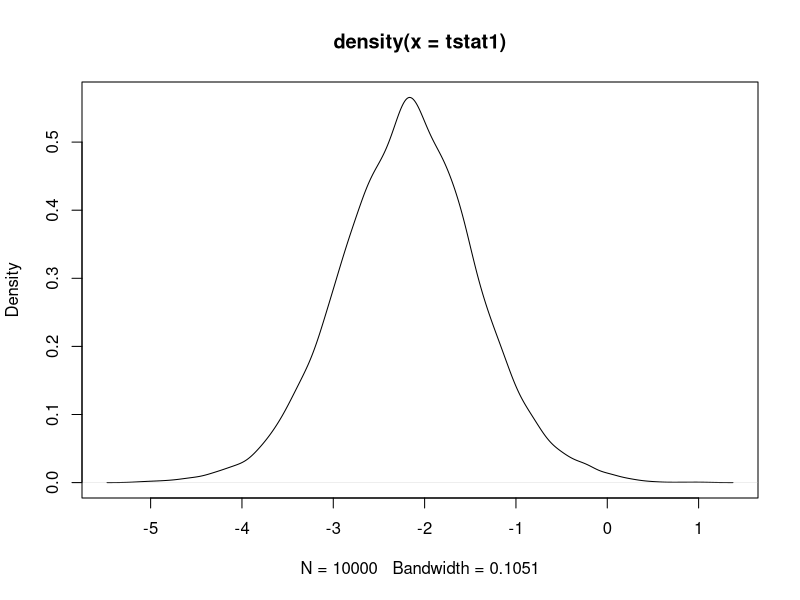

Here is the R script that generated this plot:
library(forecast)
library(tseries)



T = 100 #Observationer
N = 10000 #Gentagelser
tstat = c()
yt=c()
tstat1 = c()

for(j in 1:N){
y = numeric(T+50)
y[1] = 0
a = 1


for(i in 2:length(y)){
  y[i] <- a * y[i - 1] + rnorm(1)
  yt = y[51:150]
}

adf = adf.test(yt, k =0)
tstat = print(adf$statistic)
tstat1[j] = tstat 
}


adf_dens = density(tstat1)


plot(adf_dens)



